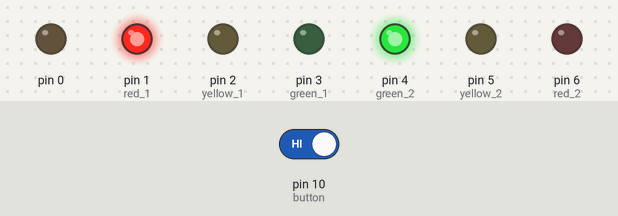
Simulated run of this sketch. Board: Arduino Uno, built with avr-gcc and run on an emulated ATmega328P. Shown: output pins drawn as LEDs (lit = HIGH). The inputs (shaded band) are chosen by the test bench; at power-on: pin 10 (button) HIGH.

Above: at 1.2 s.
1.3 s: pin 10 (button) driven LOW
At 7.3 s:
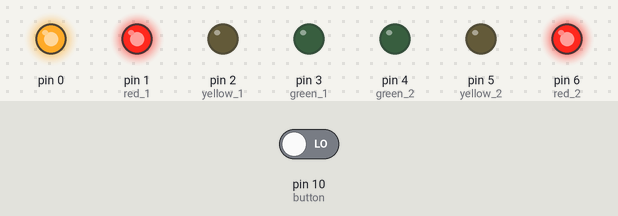
At 10.8 s:
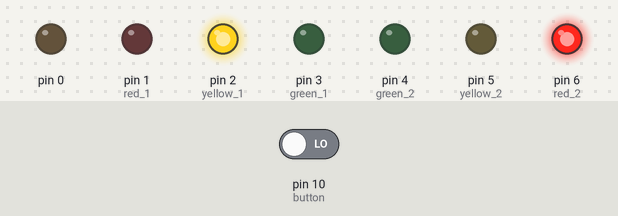
15.5 s: pin 10 (button) driven HIGH
At 20.8 s:
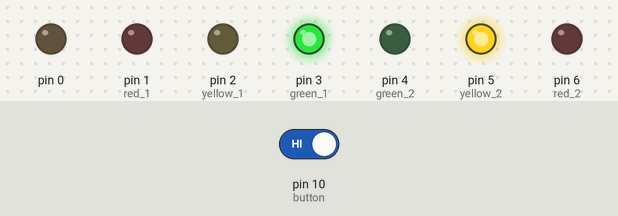
Timing chart, 0 to 35.5 s (numbered marks = the images above; inputs shaded):
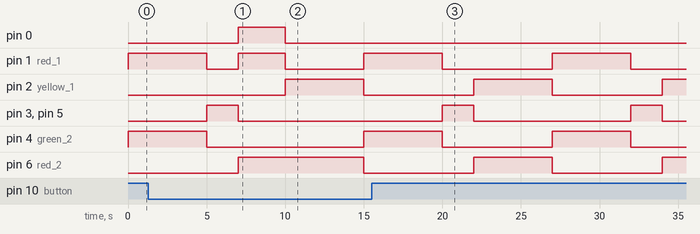

Measured:
- after the input at 1.3 s, pin 0: LOW → HIGH after 5.7 s, → LOW 3.0 s later
- after the input at 15.5 s, pin 0: stays LOW (without the input it goes to HIGH after 6.5 s)
- by itself, pin 3 (green_1), pin 5 (yellow_2): alternates HIGH for 2.0 s and LOW for 10.0 s

The sketch:

trafficlightCode.ino
```cpp
//Dual Traffic Lights by Alex Burke (2/19/24)
//Code for two traffic lights that operate in opposite sequences, but when button is pressed, interrupts the sequence for pedestrian to cross safely.
//Encountered many issues with traffic light sequencing, as well as the button state being checked as frequently as necessary.

// C++ code
//
 int buttonState = 0;

void setup()
{
  pinMode(0, OUTPUT);
  pinMode(1, OUTPUT); //red 1
  pinMode(2, OUTPUT); //yellow 1
  pinMode(3, OUTPUT); // green 1
  pinMode(4, OUTPUT); //green 2
  pinMode(5, OUTPUT); //yellow 2
  pinMode(6, OUTPUT); //red 2
  pinMode(10, INPUT); //button

}


void loop()
{
  digitalWrite(1, HIGH);  // Traffic Light 1
  digitalWrite(4, HIGH);
  delay(5000);
  digitalWrite(1, LOW);
  digitalWrite(4, LOW);


  digitalWrite(3, HIGH);
  digitalWrite(5, HIGH);
  delay(2000);
  digitalWrite(3, LOW);
  digitalWrite(5, LOW);

checkButton(); // Check for button press

  digitalWrite(2, HIGH);
  digitalWrite(6, HIGH);
  delay(5000);
  digitalWrite(2, LOW);
  digitalWrite(6, LOW);


}

// check button
void checkButton(){
  buttonState = digitalRead(10);
  if(buttonState == LOW) {
    digitalWrite(0, HIGH); //Turn on crossing light
    digitalWrite(1, HIGH);
    digitalWrite(6, HIGH);
    delay(3000);
    digitalWrite(0, LOW);
    digitalWrite(1, LOW);
    digitalWrite(6, LOW);
  }
}
```
